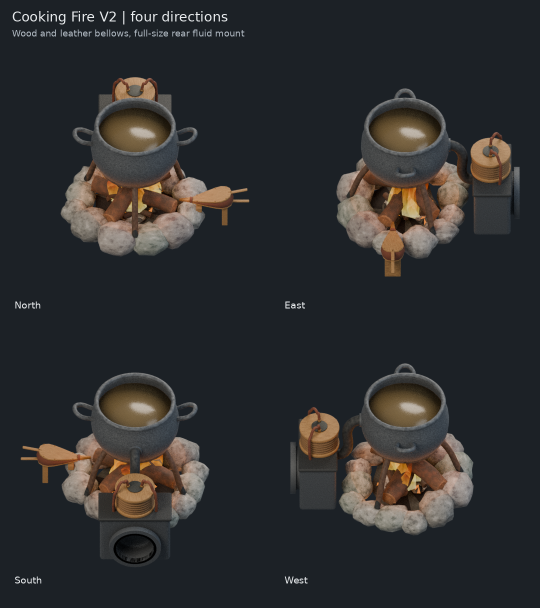
#> input picture models/island-survival/cooking-fire/v2/review-four-directions.png, 1080 x 1216 px, given in place of hero.png, which was not available (shown at 1/2 size)
$ python package_review.py
#> lines starting #> are read from the running program, lines starting #| are printed output that depends on the picture
"""Package actual V2 Blender renders into compact review sheets and animation."""
import json
from pathlib import Path
from PIL import Image,ImageDraw,ImageFont

ROOT=Path(__file__).resolve().parent
OUT=ROOT/'output'
RENDERS=OUT/'renders'
BG=(28,33,38);FG=(234,237,239);SUB=(178,187,196)
FONT='/usr/share/fonts/truetype/dejavu/DejaVuSans.ttf'
def font(size):return ImageFont.truetype(FONT,size)
def place(canvas,name,xy):
    im=Image.open(RENDERS/(name+'.png')).convert('RGBA')
    canvas.paste(im,xy,im)

hero=Image.new('RGB',(560,612),BG)
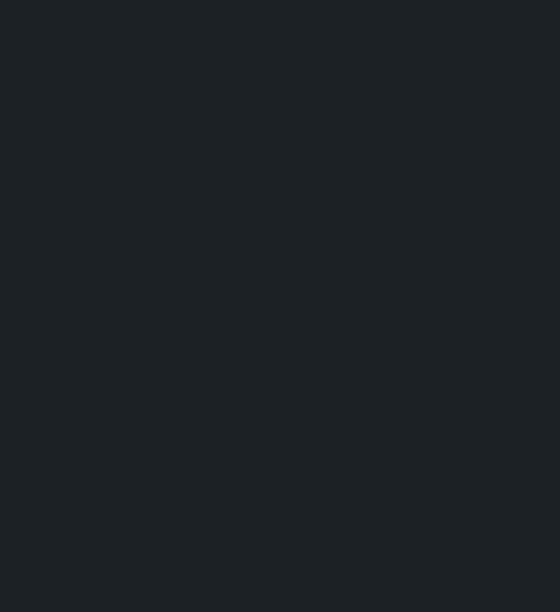
#> hero: PIL image 560x612 RGB; mean R, G, B 28, 33, 38
d=ImageDraw.Draw(hero)
d.text((24,18),'Cooking Fire V2',font=font(24),fill=FG)
d.text((24,51),'Pump box + hand and accordion bellows',font=font(18),fill=SUB)
place(hero,'hero',(24,83))
#> in place, `canvas.paste(im,xy,im)`:
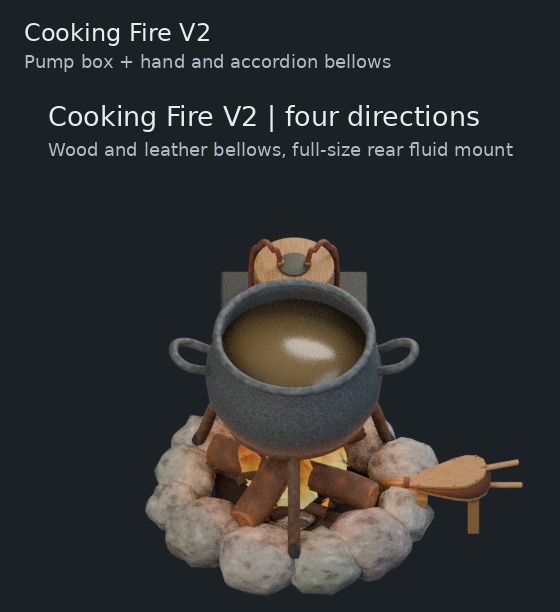
#> canvas: PIL image 560x612 RGB; mean R, G, B 48.6, 49.3, 50.3
hero.save(OUT/'review-hero.png',optimize=True)

for prefix,title,subtitle,destination in [
    ('working-','Cooking Fire V2 | four directions','Wood and leather bellows, full-size rear fluid mount','review-four-directions.png'),
    ('pipe-fit-','Cooking Fire V2 | adjacent pipe fit','Same barrel, bore, collar and centerline as the boiler reference','review-pipe-fit.png')]:
    sheet=Image.new('RGB',(1080,1216),BG);d=ImageDraw.Draw(sheet)
    d.text((24,17),title,font=font(27),fill=FG)
    d.text((24,56),subtitle,font=font(18),fill=SUB)
    for i,name in enumerate(('north','east','south','west')):
        x=14+(i%2)*540;y=93+(i//2)*550
        place(sheet,prefix+name,(x,y))
#> call 2 of place, with name = 'working-north', xy = (14, 93)
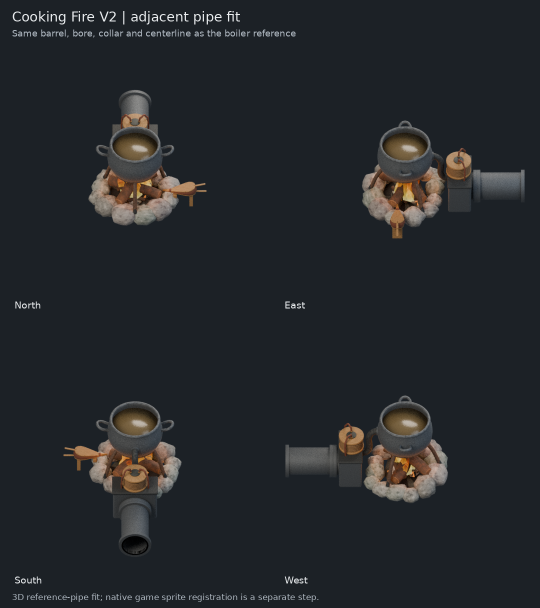
#> input picture models/island-survival/cooking-fire/v2/review-pipe-fit.png, 1080 x 1216 px, given in place of working-north.png, which was not available (shown at 1/2 size)
#> in place (call 2), `canvas.paste(im,xy,im)`:
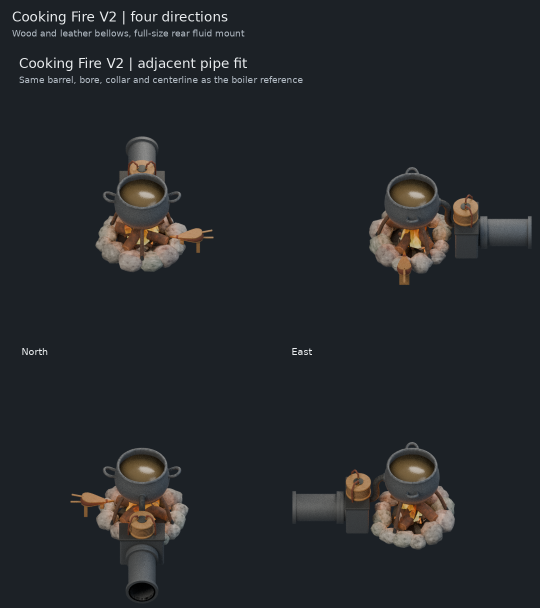
#> canvas: PIL image 1080x1216 RGB (shown at 1/2 size); mean R, G, B 36.8, 39.9, 43.2
#> (the run stopped early here; a loop or call above may not have finished)
